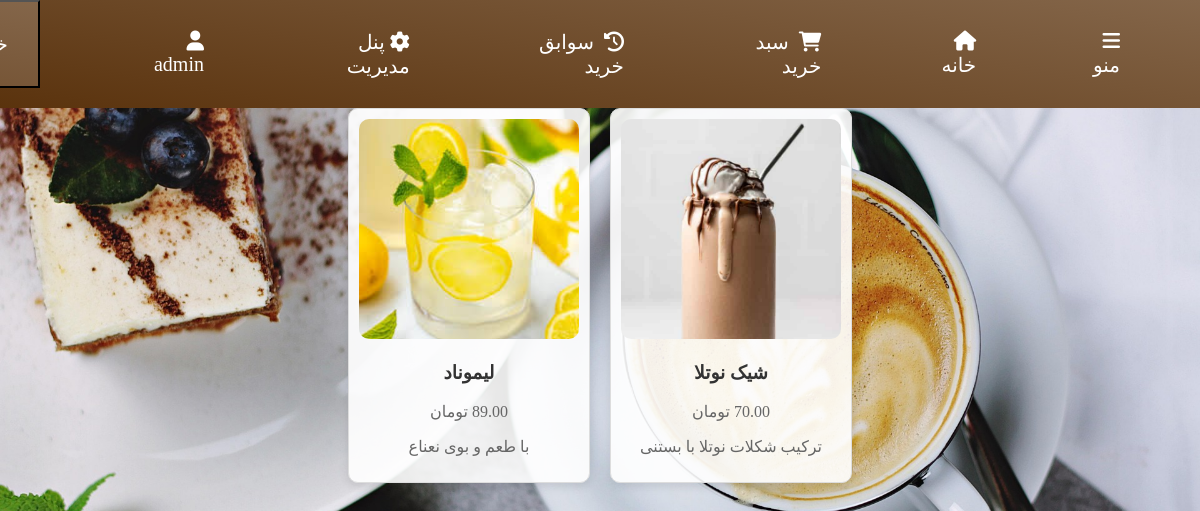
/store/?category=cold_drinks (signed in), run on the app's committed database.
### members/models.py (models this page shows)
class Member(AbstractBaseUser, PermissionsMixin):
    username = models.CharField(_("نام کاربری یا ایمیل"), max_length=255, unique=True, primary_key=True) # either user or email
    first_name = models.CharField(_("نام") ,max_length=255)
    last_name = models.CharField(_("نام خانوادگی"),max_length=255)
    phone_number = models.CharField(_("شماره همراه"),max_length=12, blank=True, null=True)
    password = models.CharField(_("رمز عبور"), max_length=128)
    created_date = models.DateTimeField(auto_now_add=True, null=True)
    last_login = models.DateTimeField(auto_now_add=True, blank=True, null=True)
    modified_date = models.DateTimeField(auto_now=True, null=True)
    is_active = models.BooleanField(_('active'), default=True)
    is_staff = models.BooleanField(_('staff status'), default=False)
    objects = MemberManager()
    USERNAME_FIELD = 'username'
    REQUIRED_FIELDS = ['first_name', 'last_name', 'password']
    class Meta:
        verbose_name = _('user')
        verbose_name_plural = _('users')
    def __str__(self):
        return self.first_name

### mainapp/models.py (models this page shows, shortened)
class Product(models.Model):
    CATEGORY_CHOICES = [
        ('hot_drinks', 'نوشیدنی گرم'),
        ('cold_drinks', 'نوشیدنی سرد'),
        ('cakes', 'کیک'),
    ]
    category = models.CharField(_("دسته بندی محصول"),max_length=20, choices=CATEGORY_CHOICES, default='hot_drinks')
    name = models.CharField(_('نام'), max_length=255)
    description = models.CharField( _("توضیحات"), max_length=255, blank=True, null=True)
    price = models.DecimalField(_("قیمت"),default=0, max_digits=10, decimal_places=2, validators=[validators.MinValueValidator(0)])
    timeNeeded = models.IntegerField(_("زمان مورد نیاز"),default=0, validators=[validators.MaxValueValidator(60)])
    coffee = models.PositiveIntegerField(_("قهوه"),default=0)
    milk = models.PositiveIntegerField(_("شیر"),default=0)
    chocolate = models.PositiveIntegerField(_("شکلات"),default=0)
    flour = models.PositiveIntegerField(_("آرد"),default=0)
    sugar = models.PositiveIntegerField(_("شکر"),default=0)
    image = models.ImageField(_("تصویر"),upload_to='products/')
    created_at = models.DateTimeField(auto_now_add=True)
    updated_at = models.DateTimeField(auto_now=True)
    sold_count = models.PositiveBigIntegerField(default=0)

### mainapp/views.py (the view)
# urls.py: path('store/', views.store_view, name='store'),
def store_view(request):
    all_products = Product.objects.all()
    context={'products':all_products}
    return render(request,'mainapp/store.html',context=context)

### templates/mainapp/store.html (shortened to what this page needs)
{% extends 'base.html' %}
    {% block content %}
    {% load static %}
    <link rel="stylesheet" href="{% static 'css/store.css' %}">
    <h1>محصولات</h1>
    <div class="product-container">
        {% if request.GET.category == "cold_drinks" %}
            {% for product in products %}
                {% if product.category == "cold_drinks" %}
                <div class="product-card">
                    <img src="{{ product.image.url }}" alt="{{ product.name }}">
                    <h3>{{ product.name }}</h3>
                    <p>{{ product.price }} تومان</p>
                    <p>{{ product.description }}</p>
                </div>
                {% endif %}
            {% endfor %}
        {% endif %}
    </div>
</body>
{% endblock content %}

### templates/base.html (shortened to what this page needs)
<!DOCTYPE html>
<html lang="fa">
<head>
    {% load static %}
    <link rel="stylesheet" href="{% static 'css/homePage.css' %}">
    <link rel="stylesheet" href="https://cdnjs.cloudflare.com/ajax/libs/font-awesome/6.0.0-beta3/css/all.min.css">
</head>
<body>
    <div class="navbar">
        <ul>
            <li>
                <a id='menu' href="#"><i class="fas fa-bars" id='menu-svg'></i>منو</a>
            </li>
            <li><a id='home-button' href='{% url "index" %}'><i class="fas fa-home"></i>خانه</a></li>
            <li><a id='cart' href="#"><i class="fas fa-shopping-cart"></i> سبد خرید</a></li>
            <li><a id='his' href="#"><i class="fas fa-history"></i> سوابق خرید</a></li>
            {% if user.is_authenticated and user.is_staff %}
                <li><a id='enter-ac' href="{% url 'management_panel' %}"><i class="fa-solid fa-gear"></i>پنل مدیریت</a></li>
            {% endif %}
            {% if user.is_authenticated %}
                <li><i class="fas fa-user"></i> {{user}} </a></li>
                <li>
                    <i class="fa-solid fa-arrow-right-from-bracket"></i>
                    <form method="post" action="{% url 'logout' %}">
                        <button class="navbar" type="submit">خروج</button>
                    </form>
                </li>
            {% else %}
                <li><a id='enter-ac' href="{% url 'login' %}"><i class="fas fa-user"></i> ورود به حساب کاربری</a></li>
            {% endif %}
        </ul>
    </div>
    {% block content %}
    {% endblock content %}
</body>
</html>

### static/css/homePage.css (style rules this page uses)
* { font-family: Vazirmatn; }
body { margin: 0; padding: 0; direction: rtl; background: linear-gradient(225deg, #c3a282,#e4d7cc); }
.navbar { position: fixed; top: 0; width: 100%; display: flex; justify-content: space-between; align-items: center; background: linear-gradient(10deg, #59310b, #84664a); color: white; padding: 30px; font-size: 20px; z-index: 1; }
.navbar ul { list-style: none; padding: 0; margin: 0; display: flex; }
.navbar ul li { margin: 0 50px; position: relative; }
.navbar ul li a { color: white; text-decoration: none; transition: color 0.3s ease; }
.navbar ul li a i { margin-left: 5px; }
a { font-family: Vazirmatn !important; }
#menu-svg { transition: all 0.5s; transform:rotate(0deg); }

### static/css/store.css (style rules this page uses)
body { font-family: Arial, sans-serif; margin: 0; padding: 0; background: url('../images/background.jpg') no-repeat center center fixed; background-size: cover; color: #333; }
h1 { text-align: center; margin: 20px 0; color: #fff; text-shadow: 2px 2px 4px rgba(0, 0, 0, 0.7); }
.product-container { display: flex; flex-wrap: wrap; justify-content: center; padding: 20px; }
.product-card { background-color: rgba(255, 255, 255, 0.9); border: 1px solid #ddd; border-radius: 10px; box-shadow: 0 4px 8px rgba(0, 0, 0, 0.1); margin: 10px; padding: 10px; text-align: center; width: 220px; }
.product-card img { border-radius: 10px; max-width: 100%; height: auto; }
.product-card h3 { color: #333; }
.product-card p { color: #666; }
.product-card { transition: transform 0.2s; }

### data on the page
Member: first_name "admin"
Product: image (picture), name "شیک نوتلا", price "70.00", description "ترکیب شکلات نوتلا با بستنی"
Product: image (picture), name "لیموناد", price "89.00", description "با طعم و بوی نعناع"
